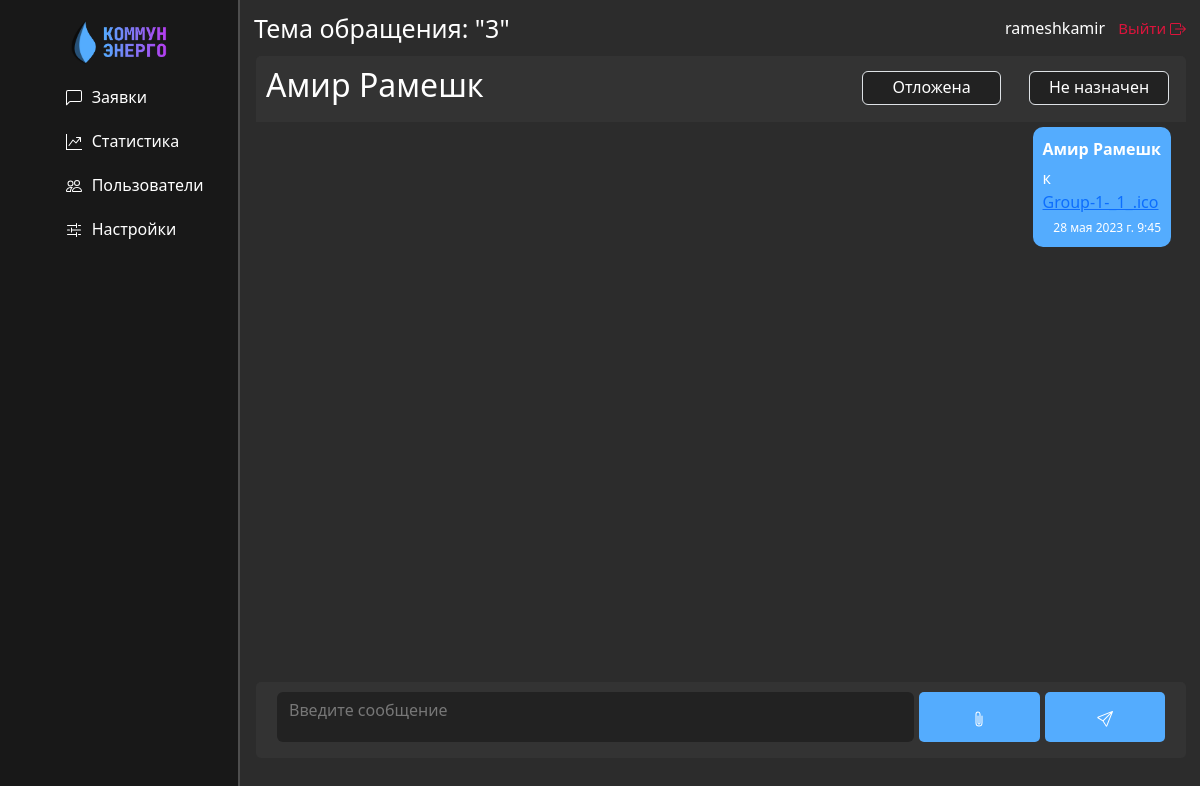
/messages/conversations/51/ (signed in), run on the app's committed database.
### messages_home/models.py (models this page shows, shortened)
class Conversation(models.Model):
  STATUS_CHOICES = [
    ('active', 'Активная'),
    ('closed', 'Закрыта'),
    ('snoozed', 'Отложена'),
  ]
  user1 = models.ForeignKey(User, on_delete=models.CASCADE, related_name='conversations_started')
  user2 = models.ForeignKey(User, on_delete=models.CASCADE, related_name='conversations_involved', null=True)
  title = models.CharField(max_length=50)
  created_at = models.DateTimeField(auto_now_add=True)
  status = models.CharField(max_length=20, choices=STATUS_CHOICES, default='Активная')
  class Meta:
    verbose_name_plural = 'Диалоги'
    verbose_name = 'Диалог'
    ordering = ['-created_at']

class Message(models.Model):
  text = models.TextField()
  conversation = models.ForeignKey(
    Conversation, related_name='messages', on_delete=models.CASCADE)
  sender = models.ForeignKey(
    User, related_name='messages', on_delete=models.CASCADE)
  created_at = models.DateTimeField(auto_now_add=True)
  attachment = models.ForeignKey(Attachment, on_delete=models.CASCADE, null=True, blank=True)
  class Meta:
    ordering = ('created_at',)
    verbose_name = 'Сообщение'
    verbose_name_plural = 'Сообщения'

class Attachment(models.Model):
  file = models.FileField(upload_to='attachments/')
  uploaded_at = models.DateTimeField(auto_now_add=True)
  uploaded_by = models.ForeignKey(User, on_delete=models.CASCADE)
  class Meta:
    verbose_name_plural = 'Вложения'
    verbose_name = 'Вложение'

### messages_home/views.py (the view)
# urls.py: path('conversations/<int:conversation_id>/', conversation_detail, name='conversation_detail'),
@login_required
def conversation_detail(request, conversation_id):
    conversation = get_object_or_404(Conversation.objects.filter(Q(id=conversation_id)))
    messages = conversation.messages.all()
    attachments = Attachment.objects.filter(message__conversation=conversation)
    support_group = Group.objects.get(name='Поддержка')
    support_users = User.objects.filter(groups__name=support_group.name)
    if request.method == 'POST':
        form = MessageForm(request.POST, request.FILES)
        if form.is_valid():
            message = form.save(commit=False)
            message.conversation = conversation
            message.sender = request.user
            attachment = request.FILES.get('message_attachment')
            if attachment is not None:
                attachment = Attachment.objects.create(
                    file=attachment,
                    uploaded_by=request.user
                )
            message.attachment = attachment
            if request.user.groups.filter(name='Поддержка').exists():
                conversation.user2 = message.sender
            conversation.save()
            message.save()
            created_at = message.created_at
            formatted_date = created_at.strftime('%d %B %Y г. %H:%M')
            formatted_date = formatted_date.replace(
            formatted_date.split()[1],
            {
                "January": "января",
                "February": "февраля",
                "March": "марта",
                "April": "апреля",
                "May": "мая",
                "June": "июня",
                "July": "июля",
                "August": "августа",
                "September": "сентября",
                "October": "октября",
                "November": "ноября",
                "December": "декабря",
            }[formatted_date.split()[1]],)
            if message.attachment is not None:
                message_data = {
                    'attachment': message.attachment.file.url,
                    'text': message.text,
                    'sender': message.sender.username,
                    'sender_first_name': message.sender.first_name,
                    'sender_last_name': message.sender.last_name,
                    'created_at': formatted_date,
                    'user': request.user.username,
                }
                print(message.sender.username)
            else:
                message_data = {
                    'text': message.text,
                    'sender': message.sender.username,
                    'sender_first_name': message.sender.first_name,
                    'sender_last_name': message.sender.last_name,
                    'created_at': formatted_date,
                    'user': request.user.username,
                }
            return JsonResponse({'message': message_data})
    else:
        form = MessageForm()
    context = {
        'conversation': conversation,
        'messages': messages,
        'form': form,
        'user': request.user,
        'support_users': support_users,
    }
    return render(request, 'messages_home/conversation_detail.html', context)

### messages_home/forms.py
class MessageForm(forms.ModelForm):
  class Meta:
    model = Message
    fields = ['text']
  text = forms.CharField(
    widget=forms.Textarea(
      attrs={
        'class': 'form-control',
        'rows': 3,
        'placeholder': 'Введите сообщение'
      }
    ),
    label=''
  )

### messages_home/templatetags/attachment_filter.py (called while the page is built)
@register.filter
def is_image(attachment):
    try:
        return imghdr.what(attachment.file) is not None
    except:
        return False

@register.filter
def replace(value, arg):
    return value.replace(arg, '')

### messages_home/templates/messages_home/conversation_detail.html (shortened to what this page needs)
{% extends 'main/layout.html' %}
{% load static %}
{% load attachment_filter %}
{% block pagename %}
<h1>Тема обращения: "{{ conversation.title }}"</h1>
{% endblock%}
{% block main_content %}
<div class="row">
  <div class="col-md-12 chat-all">
    {% if user.groups.all.0.name != 'Обычные пользователи'%}
    <div class="conversation-topline">
      <div class="conversation-title">
        <h2>{{ conversation.user1.first_name }} {{ conversation.user1.last_name }}</h2>
      </div>
      <select class="form-control forms-stat-date message-form-select" id="status" name="status" data-conversation-id="{{ conversation.id }}" onchange="updateConversationStatus()">
        <option class="status-option" selected hidden>{{ conversation.status }}</option>
      </select>
      <select class="form-control forms-stat-date message-form-select" id="names" name="names"
        data-conversation-id="{{ conversation.id }}" onchange="updateConversationUser()">
        {% if conversation.user2 %}
        <option class="status-option">Не назначен</option>
        {% else %}
        <option class="status-option" selected hidden>Не назначен</option>
        {% endif%}
      </select>
    </div>
    {% else %}
    <h2 class="conversation-title">Техническая поддержка</h2>
    {% endif %}
    <div class="chat-box">
      {% for message in messages %}
      <div class="message-box {% if message.sender == user %}message-right{% else %}message-left{% endif %}">
        <div class="message-sender">{{ message.sender.first_name }} {{ message.sender.last_name }}</div>
        <div class="message-text">{{ message.text }}</div>
        <div class="attachments">
          {% if message.attachment is not None %}
          {% if message.attachment.file|is_image %}
          <img class="attachment-img" src="{{ message.attachment.file.url }}" alt="{{ message.attachment.file.name }}">
          {% else %}
          <a href="{{ message.attachment.file.url }}">{{ message.attachment.file.name|replace:'attachments/' }}</a>
          {% endif %}
          {% endif %}
        </div>
        <div class="message-timestamp">{{ message.created_at }}</div>
      </div>
      {% endfor %}
    </div>
    <form enctype="multipart/form-data" method="post" class="send-message-form"
      action="{% url 'conversation_detail' conversation.id %}">
      {{ form.as_p }}
      <button type="button" class="send-message-btn attach-file-btn">
        <svg xmlns="http://www.w3.org/2000/svg" width="16" height="16" fill="currentColor" class="bi bi-paperclip"
          viewBox="0 0 16 16">
          <path
            d="M4.5 3a2.5 2.5 0 0 1 5 0v9a1.5 1.5 0 0 1-3 0V5a.5.5 0 0 1 1 0v7a.5.5 0 0 0 1 0V3a1.5 1.5 0 1 0-3 0v9a2.5 2.5 0 0 0 5 0V5a.5.5 0 0 1 1 0v7a3.5 3.5 0 1 1-7 0V3z" />
        </svg>
      </button>
      <button type="submit" class="send-message-btn">
      </button>
    </form>
  </div>
</div>
{% endblock %}

### main/templates/main/layout.html (shortened to what this page needs)
{% load static %}
<!DOCTYPE html>
<html class="theme-dark">
<head>
  <link href="https://cdn.jsdelivr.net/npm/bootstrap@5.3.0-alpha3/dist/css/bootstrap.min.css" rel="stylesheet"
>
  <link rel="stylesheet" href="{% static 'main/css/main.css' %}">
</head>
<body>
<div class="aside-box">
  <aside>
    <img src="{% static '/main/img/logo.png' %}" alt="logo">
    <ul>
      <a href="{% url 'conversations_list' %}">
        <li>
          Заявки
        </li>
      </a>
      {% if user.groups.all.0.name != 'Обычные пользователи'%}
      <a href="{% url 'home' %}">
        <li>
          Статистика
        </li>
      </a>
      <a href="{% url 'users' %}">
        <li>
          Пользователи
        </li>
      </a>
      {% endif %}
      {% if user.groups.all.0.name == 'Администратор'%}
      <a href="{% url 'settings' %}">
        <li>
          Настройки
        </li>
      </a>
      {% endif %}
    </ul>
  </aside>
</div>
<main>
  <div class="topline">
    <div class="topline-content">
      <div class="page-name">
        {% block pagename %}
        {% endblock%}
      </div>
      <div class="login-panel">
        <label class="user-name">
          {{ user }}
        </label>
        <a class="logout-btn" onclick="logout()">
          Выйти
        </a>
      </div>
    </div>
  </div>
  {% block main_content %}
  {% endblock %}
</main>
</body>
</html>

### main/static/main/css/main.css (style rules this page uses)
* { font-family: system-ui, -apple-system, "Segoe UI", Roboto, "Helvetica Neue", "Noto Sans", "Liberation Sans", Arial, sans-serif, "Apple Color Emoji", "Segoe UI Emoji", "Segoe UI Symbol", "Noto Color Emoji"; color: #fff; }
body { background: #2c2c2c; }
aside { display: flex; flex-direction: column; flex-wrap: no-wrap; float: left; align-items: center; background: #181818; width: 20%; padding: 2,5%; height: 100vh; position: fixed; border-right: 2px solid #4d4d4d; }
aside img { margin-top: 20px; width: 40%; float: left; }
aside ul { list-style: none; }
aside a { text-decoration: none; }
aside ul li { color: #fff; margin-top: 20px; display: block; transition: transform .6s ease; }
.topline { width: 100%; height: 7vh; color: white; font-family: system-ui, -apple-system, "Segoe UI", Roboto, "Helvetica Neue", "Noto Sans", "Liberation Sans", Arial, sans-serif, "Apple Color Emoji", "Segoe UI Emoji", "Segoe UI Symbol", "Noto Color Emoji"; }
.topline-content { display: flex; padding: 10px 10px 10px 8px; width: 100%; height: 7vh; align-items: center; justify-content: space-between; }
.topline-content h1 { font-size: 25px; }
main { padding-left: 20.5%; }
.conversation-title { margin: 10px; }
.chat-box { display: flex; flex-direction: column; overflow-y: auto; overflow-x: hidden; height: 70vh; margin-top: 0; }
.message-box { margin: 5px; padding: 10px; border-radius: 10px; word-wrap: break-word; overflow-wrap: break-word; max-width: 40%; }
.message-right { align-self: flex-end; background-color: #54ACFE; margin-right: 15px; }
.message-box .message-sender { font-weight: bold; margin-bottom: 5px; }
.message-box .message-text { display: inline-block; width: auto; max-width: 100%; word-wrap: break-word; }
.message-box .message-timestamp { font-size: 12px; color: white; margin-top: 5px; text-align: right; }
.send-message-form { display: flex; justify-content: flex-start; border-radius: 5px; background-color: #333; padding: 10px 21px; }
.send-message-form button { background-color: #54ACFE; color: #fff; border: none; padding: 0 5px; max-height: 50px; border-radius: 5px; margin-left: 5px; align-self: right; width: 15%; }
.send-message-form textarea { color: white; overflow-y: auto; display: inline; background-color: #222; height: 50px; border: 0; resize: none; }
.send-message-form textarea::placeholder { color: #777; }
.send-message-form p { width: 80%; margin: 0; padding: 0; }
.forms-stat-date { margin-top: 4px; height: 34px; background-color: #222; color: white; padding: 3px 5px 5px 5px; width: 193px; }
.nav-icon { margin-right: 5px; margin-bottom: 2px; }
.logout-btn { color: #dc143c; font-size: 15px; cursor: pointer; padding: 4px; text-decoration: none; }
.user-name { margin-right: 5px; }
.bi-box-arrow-right { margin-bottom: 2px; fill: #dc143c; }
.status-option { background-color: #222; text-align: center; }
.conversation-topline { display: flex; flex-direction: row; background-color: #333; border-top-right-radius: 5px; border-top-left-radius: 5px; justify-content: baseline; }
.conversation-title { width: 60%; }
.message-form-select { margin-top: 15px; max-width: 15%; margin-left: 3%; text-align: center; }
.row { display: flex; width: 100%; justify-content: flex-start; }
.page-name h1 { margin-bottom: 0; }
.attachments { max-height: 100%; max-width: 100%; }
.chat-all { margin-left: 10px; }

### data on the page
Conversation: title "3", user1.first_name "Амир", user1.last_name "Рамешк", status "Отложена", names "Не назначен"
Message: sender.first_name "Амир", sender.last_name "Рамешк", text "к", attachment.file.name "Group-1-_1_.ico", created_at "28 мая 2023 г. 9:45"

### other printed values
{{ user }} "rameshkamir"
